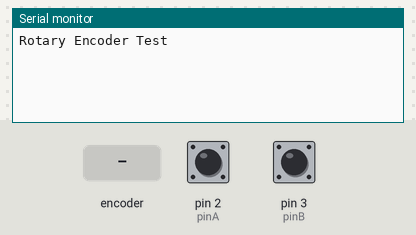
This sketch was run on a simulated Arduino Uno, built with avr-gcc and run on an emulated ATmega328P. Parts: the last lines printed to the serial monitor. The inputs (shaded band) are chosen by the test bench; at power-on: pin 2 (pinA) HIGH, pin 3 (pinB) HIGH.

Above: at 1.2 s.
1.3 s: rotary encoder on pin 2 (pinA) / pin 3 (pinB) turned 1 step (first pin leading)
At 2.3 s:
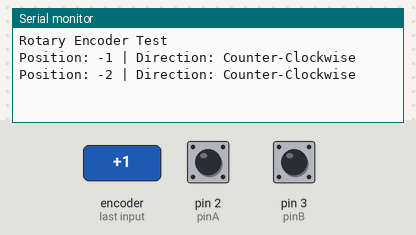
3.0 s: rotary encoder on pin 2 (pinA) / pin 3 (pinB) turned 2 steps (second pin leading)
At 4.6 s:
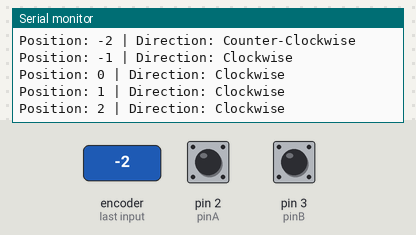
Timing chart, 0 to 6.1 s (numbered marks = the images above; inputs shaded):
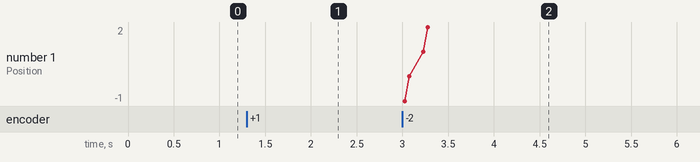

The sketch:

Rotary_Encoder.ino
```cpp
// Project 44: Rotary Encoder
// Reads a rotary encoder and prints its position and direction.

int pinA = 2; // CLK
int pinB = 3; // DT
int encoderPosCount = 0;
int pinALast;
boolean bCW;

void setup() {
  pinMode(pinA, INPUT_PULLUP);
  pinMode(pinB, INPUT_PULLUP);
  pinALast = digitalRead(pinA);
  Serial.begin(9600);
  Serial.println("Rotary Encoder Test");
}

void loop() {
  int aVal = digitalRead(pinA);
  if (aVal != pinALast) { // Means the knob is rotating
    // If the B pin is different than the A pin, then the direction is counter-clockwise
    if (digitalRead(pinB) != aVal) {
      encoderPosCount--;
      bCW = false;
    } else {
      encoderPosCount++;
      bCW = true;
    }
    Serial.print("Position: ");
    Serial.print(encoderPosCount);
    Serial.print(" | Direction: ");
    if (bCW) {
      Serial.println("Clockwise");
    } else {
      Serial.println("Counter-Clockwise");
    }
  }
  pinALast = aVal;
}
```

Measured:
- after the input at 1.3 s, the serial monitor: prints a new line at once (image 1)
- after the input at 3.0 s, the serial monitor: prints a new line at once (image 2)
